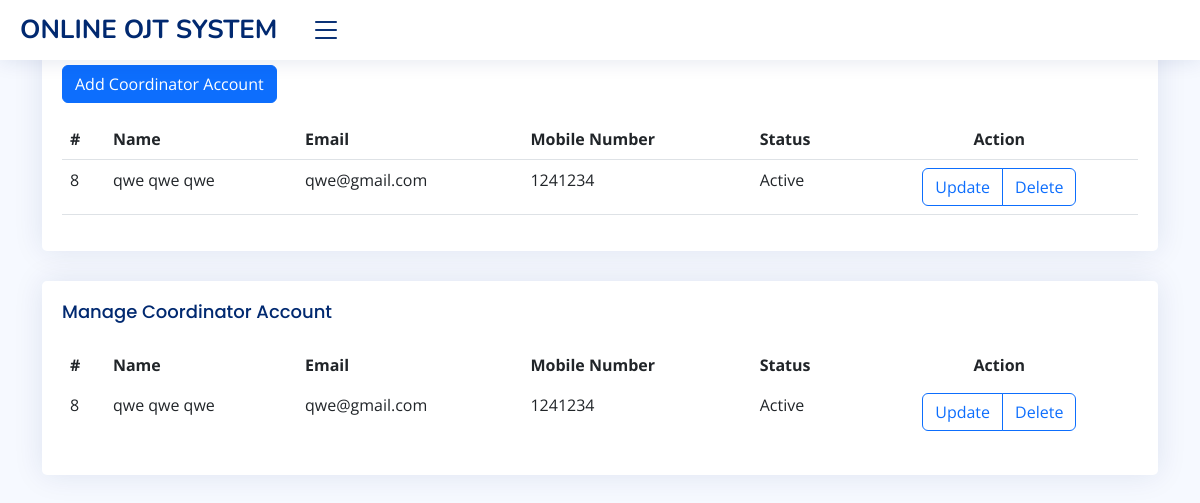
Page /admin/test.php on the earlier database version.
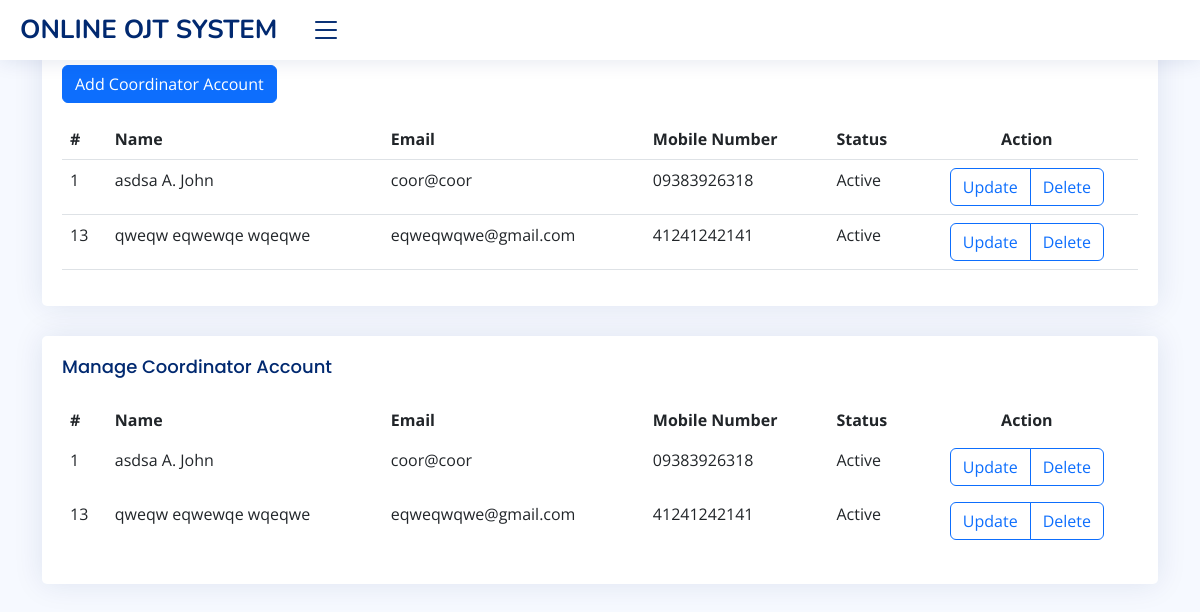
Same page on the later database version.
### tables this page shows
CREATE TABLE `accounts` (
  `id` int(11) NOT NULL,
  `fname` varchar(255) NOT NULL,
  `mname` varchar(255) NOT NULL,
  `lname` varchar(255) NOT NULL,
  `suffix` varchar(90) NOT NULL,
  `mobile` varchar(100) NOT NULL,
  `email` varchar(255) NOT NULL,
  `password` varchar(255) NOT NULL,
  `gender` varchar(100) NOT NULL,
  `dob` date NOT NULL,
  `picture` longblob NOT NULL,
  `course` int(29) NOT NULL,
  `company_name` varchar(200) NOT NULL,
  `company_email` text NOT NULL,
  `company_address` varchar(200) NOT NULL,
  `acc_type` int(11) NOT NULL,
  `acc_status` int(11) NOT NULL
);

CREATE TABLE `acc_status` (
  `status_id` int(11) NOT NULL,
  `status_name` varchar(255) NOT NULL
);

### admin/test.php (the view, shortened to what the changed rows need)
<?php
 include('authentication.php');
 include('includes/header.php');
 ?>
<div class="container">
<section class="section">
      <div class="row">
        <div class="col-lg-12">
          <div class="card">
            <div class="card-body">
              <table class="table">
                <thead>
                  <tr>
                    <th scope="col">#</th>
                    <th scope="col">Name</th>
                    <th scope="col">Email</th>
                    <th scope="col">Mobile Number</th>
                    <th scope="col">Status</th>
                    <th scope="col" class="text-center">Action</th>
                  </tr>
                </thead>
              <tbody>
              <?php
                            $query = "SELECT
                            accounts.id,
                            accounts.fname,
                            accounts.mname,
                            accounts.lname,
                            accounts.mobile,
                            accounts.email,
                            account_type.`name`,
                            acc_status.status_name
                          FROM
                            accounts
                            INNER JOIN
                            account_type
                            ON
                              accounts.acc_type = account_type.acc_id
                            INNER JOIN
                            acc_status
                            ON
                              accounts.acc_status = acc_status.status_id
                          WHERE
                            accounts.acc_type = 2 AND accounts.acc_status = 1";
                            $query_run = mysqli_query($con, $query);
                            if(mysqli_num_rows($query_run) > 0)
                            {
                                foreach($query_run as $row)
                                {
                                    ?>
                                    <tr>
                                    <td><?= $row['id']; ?></td>
                                    <td><?= $row['fname']; ?> <?= $row['mname']; ?> <?= $row['lname']; ?></td>
                                    <td><?= $row['email']; ?></td>
                                    <td><?= $row['mobile']; ?></td>
                                    <td><?= $row['status_name']; ?></td>
                                    <td class="text-center">
                                    <form action="process.php" method="POST">
                                    <div class="btn-group" role="group" aria-label="Basic outlined example">
                                    <a type="button" class="btn btn-outline-primary" href="coordinator_update.php?id=<?=$row['id'];?>">Update</a>
                                    <button type="submit" name="delete_coordinator" value="<?=$row['id']; ?>" class="btn btn-outline-primary">Delete</button>
                                    </div>
                                    </form>
                                    </td>
                                    </tr>
                                    <?php
                                }
                            } else
                            {
                            ?>
                                <tr>
                                    <td colspan="6">No Record Found</td>
                                </tr>
                            <?php
                            }
                            ?>
              </tbody>
              </table>
            </div>
          </div>
            </div>
          </div>
    </section>
  <div class="col-12">
              <div class="card recent-sales overflow-auto">
                <div class="card-body">
                  <table class="table table-borderless datatable">
                    <thead>
                      <tr>
                      <th scope="col">#</th>
                      <th scope="col">Name</th>
                      <th scope="col">Email</th>
                      <th scope="col">Mobile Number</th>
                      <th scope="col">Status</th>
                      <th scope="col" class="text-center">Action</th>
                      </tr>
                    </thead>
                  <tbody>
                  <tbody>
              <?php
                            $query = "SELECT
                            accounts.id,
                            accounts.fname,
                            accounts.mname,
                            accounts.lname,
                            accounts.mobile,
                            accounts.email,
                            account_type.`name`,
                            acc_status.status_name
                          FROM
                            accounts
                            INNER JOIN
                            account_type
                            ON
                              accounts.acc_type = account_type.acc_id
                            INNER JOIN
                            acc_status
                            ON
                              accounts.acc_status = acc_status.status_id
                          WHERE
                            accounts.acc_type = 2 AND accounts.acc_status = 1";
                            $query_run = mysqli_query($con, $query);
                            if(mysqli_num_rows($query_run) > 0)
                            {
                                foreach($query_run as $row)
                                {
                                    ?>
                                    <tr>
                                    <td><?= $row['id']; ?></td>
                                    <td><?= $row['fname']; ?> <?= $row['mname']; ?> <?= $row['lname']; ?></td>
                                    <td><?= $row['email']; ?></td>
                                    <td><?= $row['mobile']; ?></td>
                                    <td><?= $row['status_name']; ?></td>
                                    <td class="text-center">
                                    <form action="process.php" method="POST">
                                    <div class="btn-group" role="group" aria-label="Basic outlined example">
                                    <a type="button" class="btn btn-outline-primary" href="coordinator_update.php?id=<?=$row['id'];?>">Update</a>
                                    <button type="submit" name="delete_coordinator" value="<?=$row['id']; ?>" class="btn btn-outline-primary">Delete</button>
                                    </div>
                                    </form>
                                    </td>
                                    </tr>
                                    <?php
                                }
                            } else
                            {
                            ?>
                                <tr>
                                    <td colspan="6">No Record Found</td>
                                </tr>
                            <?php
                            }
                            ?>
              </tbody>
                  </tbody>
                  </table>
                </div>
              </div>
            </div>
</div>

Differences in the rows shown:
no longer on this page (row edited): accounts: id "8", fname "qwe", mname "qwe", lname "qwe", email "qwe@gmail.com", mobile "1241234", acc_status.status_name "Active"
now on this page (row edited): accounts: id "1", fname "asdsa", mname "A.", lname "John", email "coor@coor", mobile "09383926318", acc_status.status_name "Active"
added accounts: id "13", fname "qweqw", mname "eqwewqe", lname "wqeqwe", email "eqweqwqwe@gmail.com", mobile "41241242141", acc_status.status_name "Active"
